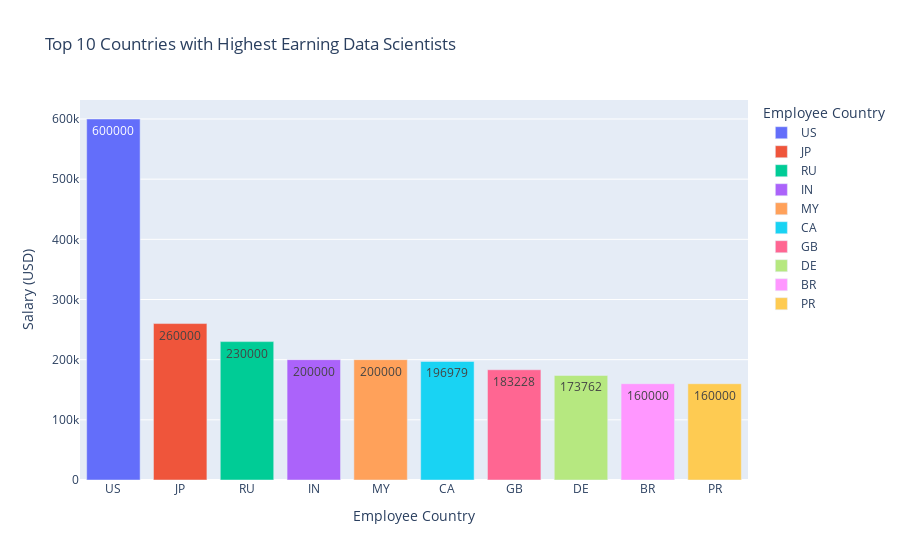

Notebook code cell kept with this figure:
### Code cell
# What are the contries that have the highest earning employees
highestSalary = data.groupby('employee_residence',as_index=False)['salary_in_usd'].max().sort_values(by='salary_in_usd',ascending=False).head(rank) # Countries whos citizens has the highest salary (USD)

fig=px.bar(highestSalary,x='employee_residence',y='salary_in_usd',color='employee_residence',labels={'employee_residence':'Employee Country','salary_in_usd':'Salary (USD)'},text='salary_in_usd',title='Top 10 Countries with Highest Earning Data Scientists')
fig.show()

### Figure 1 — Plotly figure (JSON) as saved in the notebook; plotly's stock layout.template omitted (floating-point values rounded to 4 significant figures)
{"data": [{"alignmentgroup": "True", "hovertemplate": "Employee Country=%{x}<br>Salary (USD)=%{text}<extra></extra>", "legendgroup": "US", "marker": {"color": "#636efa", "pattern": {"shape": ""}}, "name": "US", "offsetgroup": "US", "orientation": "v", "showlegend": true, "text": [600000], "textposition": "auto", "type": "bar", "x": ["US"], "xaxis": "x", "y": [600000], "yaxis": "y"}, {"alignmentgroup": "True", "hovertemplate": "Employee Country=%{x}<br>Salary (USD)=%{text}<extra></extra>", "legendgroup": "JP", "marker": {"color": "#EF553B", "pattern": {"shape": ""}}, "name": "JP", "offsetgroup": "JP", "orientation": "v", "showlegend": true, "text": [260000], "textposition": "auto", "type": "bar", "x": ["JP"], "xaxis": "x", "y": [260000], "yaxis": "y"}, {"alignmentgroup": "True", "hovertemplate": "Employee Country=%{x}<br>Salary (USD)=%{text}<extra></extra>", "legendgroup": "RU", "marker": {"color": "#00cc96", "pattern": {"shape": ""}}, "name": "RU", "offsetgroup": "RU", "orientation": "v", "showlegend": true, "text": [230000], "textposition": "auto", "type": "bar", "x": ["RU"], "xaxis": "x", "y": [230000], "yaxis": "y"}, {"alignmentgroup": "True", "hovertemplate": "Employee Country=%{x}<br>Salary (USD)=%{text}<extra></extra>", "legendgroup": "IN", "marker": {"color": "#ab63fa", "pattern": {"shape": ""}}, "name": "IN", "offsetgroup": "IN", "orientation": "v", "showlegend": true, "text": [200000], "textposition": "auto", "type": "bar", "x": ["IN"], "xaxis": "x", "y": [200000], "yaxis": "y"}, {"alignmentgroup": "True", "hovertemplate": "Employee Country=%{x}<br>Salary (USD)=%{text}<extra></extra>", "legendgroup": "MY", "marker": {"color": "#FFA15A", "pattern": {"shape": ""}}, "name": "MY", "offsetgroup": "MY", "orientation": "v", "showlegend": true, "text": [200000], "textposition": "auto", "type": "bar", "x": ["MY"], "xaxis": "x", "y": [200000], "yaxis": "y"}, {"alignmentgroup": "True", "hovertemplate": "Employee Country=%{x}<br>Salary (USD)=%{text}<extra></extra>", "legendgroup": "CA", "marker": {"color": "#19d3f3", "pattern": {"shape": ""}}, "name": "CA", "offsetgroup": "CA", "orientation": "v", "showlegend": true, "text": [196979], "textposition": "auto", "type": "bar", "x": ["CA"], "xaxis": "x", "y": [196979], "yaxis": "y"}, {"alignmentgroup": "True", "hovertemplate": "Employee Country=%{x}<br>Salary (USD)=%{text}<extra></extra>", "legendgroup": "GB", "marker": {"color": "#FF6692", "pattern": {"shape": ""}}, "name": "GB", "offsetgroup": "GB", "orientation": "v", "showlegend": true, "text": [183228], "textposition": "auto", "type": "bar", "x": ["GB"], "xaxis": "x", "y": [183228], "yaxis": "y"}, {"alignmentgroup": "True", "hovertemplate": "Employee Country=%{x}<br>Salary (USD)=%{text}<extra></extra>", "legendgroup": "DE", "marker": {"color": "#B6E880", "pattern": {"shape": ""}}, "name": "DE", "offsetgroup": "DE", "orientation": "v", "showlegend": true, "text": [173762], "textposition": "auto", "type": "bar", "x": ["DE"], "xaxis": "x", "y": [173762], "yaxis": "y"}, {"alignmentgroup": "True", "hovertemplate": "Employee Country=%{x}<br>Salary (USD)=%{text}<extra></extra>", "legendgroup": "BR", "marker": {"color": "#FF97FF", "pattern": {"shape": ""}}, "name": "BR", "offsetgroup": "BR", "orientation": "v", "showlegend": true, "text": [160000], "textposition": "auto", "type": "bar", "x": ["BR"], "xaxis": "x", "y": [160000], "yaxis": "y"}, {"alignmentgroup": "True", "hovertemplate": "Employee Country=%{x}<br>Salary (USD)=%{text}<extra></extra>", "legendgroup": "PR", "marker": {"color": "#FECB52", "pattern": {"shape": ""}}, "name": "PR", "offsetgroup": "PR", "orientation": "v", "showlegend": true, "text": [160000], "textposition": "auto", "type": "bar", "x": ["PR"], "xaxis": "x", "y": [160000], "yaxis": "y"}], "layout": {"barmode": "relative", "legend": {"title": {"text": "Employee Country"}, "tracegroupgap": 0}, "title": {"text": "Top 10 Countries with Highest Earning Data Scientists"}, "xaxis": {"anchor": "y", "categoryarray": ["US", "JP", "RU", "IN", "MY", "CA", "GB", "DE", "BR", "PR"], "categoryorder": "array", "domain": [0, 1], "title": {"text": "Employee Country"}}, "yaxis": {"anchor": "x", "domain": [0, 1], "title": {"text": "Salary (USD)"}}}}
